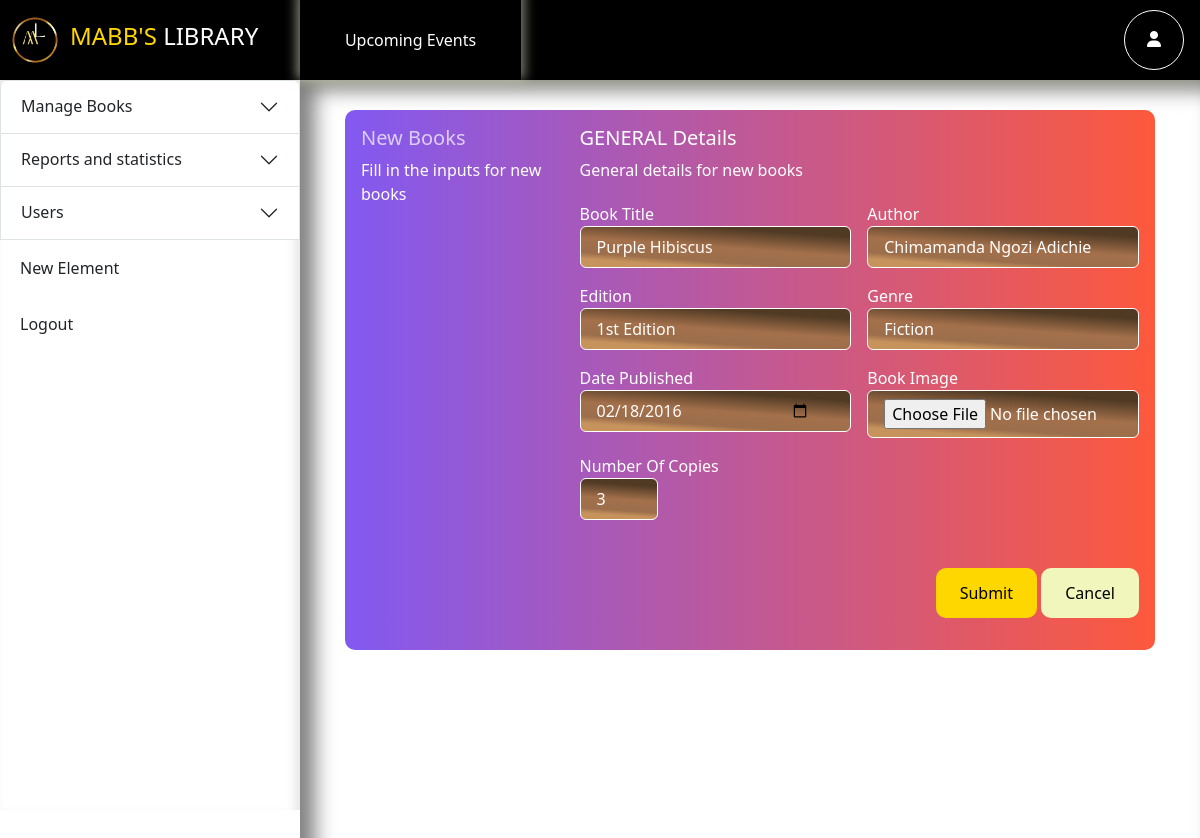
Page /edit_book.php?book_id=1 on the committed database.
### tables this page shows
CREATE TABLE `books` (
  `book_id` int(11) NOT NULL,
  `title` varchar(255) NOT NULL,
  `author` varchar(255) NOT NULL,
  `genre` varchar(100) NOT NULL,
  `edition` varchar(100) DEFAULT NULL,
  `date_published` date DEFAULT NULL,
  `copies` int(10) NOT NULL,
  `status` varchar(100) NOT NULL,
  `image` varchar(255) NOT NULL
);

### edit_book.php (the view, shortened to what this page needs)
<?php
include 'server/connection.php';
if (isset($_GET['book_id'])) {
  $book_id = $_GET['book_id'];
  $stmt = $conn->prepare("SELECT * FROM books where book_id = ?");
  $stmt->bind_param('i', $book_id);
  $stmt->execute();
  $book_edit = $stmt->get_result();
}
?>
<!DOCTYPE html>
<html lang="en">
<head>
  <link href="https://cdn.jsdelivr.net/npm/bootstrap@5.3.0-alpha1/dist/css/bootstrap.min.css" rel="stylesheet"
 />
  <link rel="stylesheet" href="addBook.css" />
  <link rel="stylesheet" href="https://cdnjs.cloudflare.com/ajax/libs/font-awesome/6.4.2/css/all.min.css"
 />
  <link rel="stylesheet" href="https://unpkg.com/aos@next/dist/aos.css" />
</head>
<body>
  <div class="header">
    <div class="logo">
      <img data-aos="fade-in" data-aos-duration="4000" src="images/L-removebg-preview.png" alt="" />
      <h4 data-aos="fade-in" data-aos-duration="4000">
        MABB'S <span>LIBRARY</span>
      </h4>
    </div>
    <div class="header-content">
      <div class="events">
        <a href="#">Upcoming Events</a>
      </div>
      <div class="admin">
        <div class="admin-pic">
          <a href="">
            <i class="fa-solid fa-user"></i>
          </a>
        </div>
      </div>
    </div>
  </div>
  <div class="main-section">
    <?php include 'left-dashboard.php'; ?>
    <div class="right-section">
      <div class="add-user">
        <div class="form-container" data-aos="slide-right" data-aos-duration="4000">
          <div class="left-text">
            <h2>New Books</h2>
            <p>Fill in the inputs for new books</p>
          </div>
          <div class="right-form">
            <div class="form-header">
              <h2>GENERAL Details</h2>
              <p>General details for new books</p>
            </div>
            <div class="entry">
              <?php $row = $book_edit->fetch_assoc() ?>
              <form action="edit_book.php" method="POST">
                <div class="form">
                  <div id="booktitle" class="input-label">
                    <label for="title">Book Title</label>
                    <div class="input-container">
                      <input required name="title" type="text" placeholder="Ex: Commando"
                        value="<?php echo $row['title'] ?>" />
                    </div>
                  </div>
                  <div id="author" class="input-label">
                    <label for="author">Author</label>
                    <div class="input-container">
                      <input required name="author" type="text" placeholder="Ex: John Doe"
                        value="<?php echo $row['author'] ?>" />
                    </div>
                  </div>
                  <div id="edition" class="input-label">
                    <label for="author">Edition</label>
                    <div class="input-container">
                      <input required name="edition" type="text" placeholder="Ex: 1st Edition"
                        value="<?php echo $row['edition'] ?>" />
                    </div>
                  </div>
                  <div id="genre" class="input-label">
                    <label for="address">Genre</label>
                    <div class="input-container">
                      <input required name="genre" type="text" placeholder="Ex: Drama, Young adult..."
                        value="<?php echo $row['genre'] ?>" />
                    </div>
                  </div>
                  <div id="date_published" class="input-label">
                    <label for="date_published">Date Published</label>
                    <div class="input-container">
                      <input required name="date_published" type="date" placeholder="Ex: Drama, Young adult..."
                        value="<?php echo $row['date_published'] ?>" />
                    </div>
                  </div>
                  <div id="image" class="input-label">
                    <label for="image">Book Image</label>
                    <div class="input-container">
                      <input required name="image" type="file" placeholder="Book image"
                        value="<?php echo $row['date_published'] ?>" />
                    </div>
                  </div>
                  <div id="copies" class="input-label">
                    <label for="copies">Number Of Copies</label>
                    <div class="input-container noc">
                      <input required name="copies" type="number" placeholder="1"
                        value="<?php echo $row['copies'] ?>" />
                    </div>
                  </div>
                </div>
                <div class="submit-container">
                  <input required type="submit" class="submit" name="edit_book" value="Submit" />
                  <input required class="reset" name="reset" type="reset" value="Cancel" />
                </div>
              </form>
            </div>
          </div>
        </div>
      </div>
    </div>
  </div>
</body>
</html>

### addBook.css (style rules this page uses)
* { margin: 0; padding: 0; box-sizing: border-box; }
body { width: 100vw; height: 100vh; }
.entry .form { gap: 1rem; display: grid; grid-template-columns: 1fr 1fr; grid-template-rows: auto; }
.entry .form .input-label .input-container { border: 1px solid white; border-radius: 6px; padding: 0.5rem 1rem; background: linear-gradient( 184deg, rgb(80, 58, 36) 17%, rgb(163, 112, 75) 50%, rgb(156, 110, 75) 75%, #c7935d 86% ); }
.entry .form .input-label .input-container input { width: 90%; outline: none; border: none; color: white; background-color: transparent; }
.entry .form .input-label .input-container input::placeholder { color: white; opacity: 0.5; }
.entry .submit-container { float: right; padding: 1rem 0; }
.entry .submit-container .reset, .entry .submit-container .submit { padding: 0.8rem 1.5rem; color: black; border: none; border-radius: 10px; font-weight: 900px; transition: border 0.5s, background-color 0.5s, color 0.5s; }
.entry .submit-container .reset { border: 1px dahd rgb(241, 247, 188); background-color: rgb(241, 247, 188); }
.entry .submit-container .submit { border: 1px dahsed #ffd700; background: #ffd700; }
.header { display: flex; position: fixed; top: 0; left: 0; width: 100%; z-index: 4; }
.header .logo { display: flex; align-items: center; width: 300px; height: 80px; background-color: black; color: #ffd700; }
.header .logo span { color: white; }
.header .logo img { width: 70px; height: 70px; }
.header .header-content { display: flex; box-shadow: 0px 5px 10px 0px rgba(238, 250, 126, 0.1); background: black; color: white; width: calc(100% - 300px); }
.header .header-content .events { width: 300px; display: flex; text-align: center; box-shadow: 0px -5px 10px 4px rgba(234, 238, 214, 0.5); justify-content: center; align-items: center; transition: transform 0.5s, box-shadow 0.5s; }
.header .header-content .events a { text-align: center; text-decoration: none; color: white; }
.header .header-content .admin { display: flex; justify-content: flex-end; align-items: center; text-align: right; width: 100%; margin-right: 1rem; float: right; }
.header .header-content .admin .admin-pic { border-radius: 50%; overflow: hidden; border: 1px solid white; padding: 1rem; width: 60px; height: 60px; text-align: center; }
.header .header-content .admin .admin-pic i { color: white; }
.main-section { box-shadow: 10px 5px 5px rgba(238, 250, 126, 0.1); display: flex; position: relative; top: 80px; left: 0; }
.main-section .right-section { width: calc(100% - 300px); position: relative; height: -moz-fit-content; height: fit-content; top: 0; left: 300px; }
.main-section .right-section > div { min-height: 100vh; box-shadow: inset 15px 10px 20px rgba(0, 0, 0, 0.5); }
.main-section .right-section .add-user .form-container { background: linear-gradient(to right, rgb(130, 89, 241), rgb(253, 89, 60)); color: white; border-radius: 10px; width: 90%; padding: 1rem; margin: auto; margin-top: 30px; display: flex; gap: 2rem; }
.main-section .right-section .add-user .form-container .left-text { width: 25%; }
.main-section .right-section .add-user .form-container .left-text h2 { font-size: 20px; opacity: 0.7; }
.main-section .right-section .add-user .form-container .right-form { width: 75%; }
.main-section .right-section .add-user .form-container .right-form .form-header { margin-bottom: 20px; }
.main-section .right-section .add-user .form-container .right-form .form-header h2 { font-size: 20px; }
.main-section .right-section .view-books-section, .main-section .right-section .borrowed-section, .main-section .right-section .add-user { width: 100%; position: absolute; top: 0; left: 0; }
.noc { width: 29%; }

### rows in the picture
books: title "Purple Hibiscus", author "Chimamanda Ngozi Adichie", edition "1st Edition", genre "Fiction", date_published "02/18/2016", copies "3"
